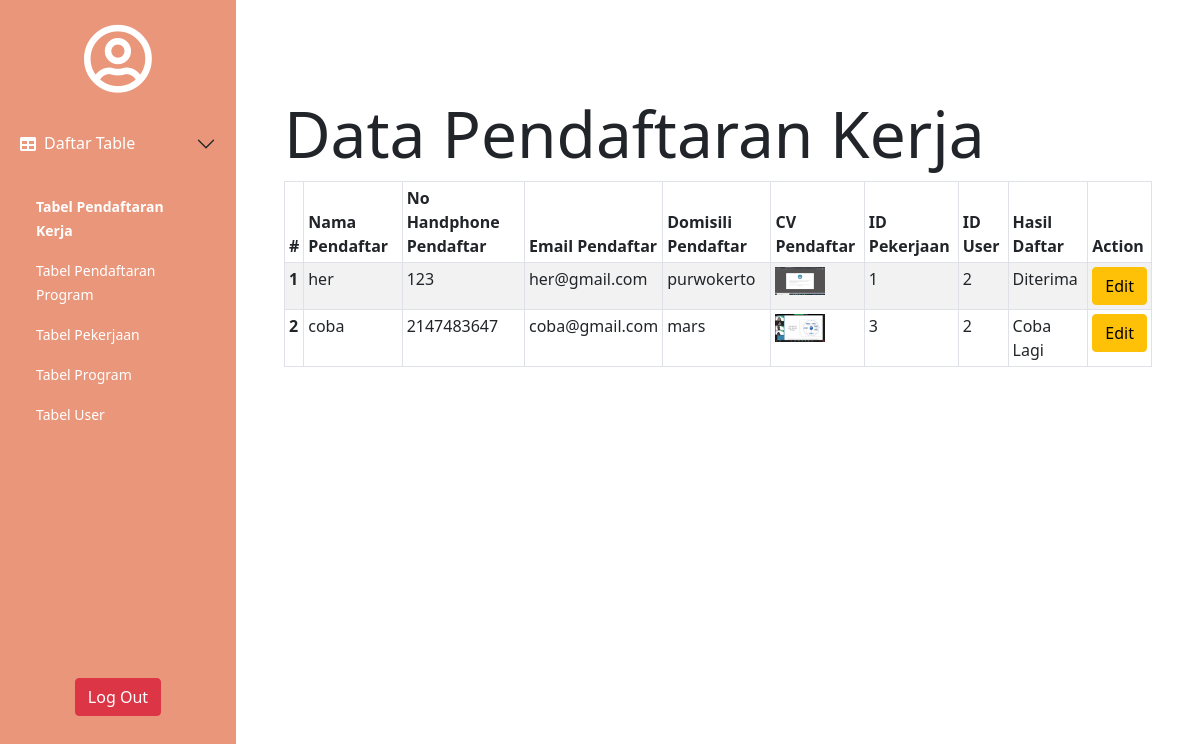
Page /admin/home.php on the committed database.
### tables this page shows
CREATE TABLE `daftar_kerja` (
  `id` int(12) NOT NULL,
  `nama` varchar(255) DEFAULT NULL,
  `email` varchar(255) DEFAULT NULL,
  `no_hp` int(15) DEFAULT NULL,
  `domisili` varchar(255) DEFAULT NULL,
  `cv` varchar(255) DEFAULT NULL,
  `job_id` int(12) DEFAULT NULL,
  `user_id` int(12) DEFAULT NULL,
  `hasil` varchar(255) DEFAULT 'Pending'
);

### admin/home.php (the view, shortened to what this page needs)
<?php
include 'admin_config.php';
$sql = "SELECT * FROM daftar_kerja";
$select = mysqli_query($conn,$sql);
$i = 1;
?>
<!doctype html>
	<html lang="en">
	<head>
		<link href="https://cdn.jsdelivr.net/npm/bootstrap@5.0.2/dist/css/bootstrap.min.css" rel="stylesheet">
		<link rel="stylesheet" href="https://use.fontawesome.com/releases/v5.7.0/css/all.css">
	</head>
	<body>
		<div class="d-flex">
			<div id="sidebar">
				<div class="text-center p-4">
					<i class="far fa-user-circle" style="font-size: 70px;"></i>
				</div>
				<div style="min-height: 70vh;">
					<div class="accordion-item" style="background-color: darksalmon; border: 0;">
						<h2 class="accordion-header" id="headingTwo">
							<button class="accordion-button collapsed" type="button" data-bs-toggle="collapse" data-bs-target="#collapseTwo" aria-expanded="false" aria-controls="collapseTwo" style="background-color: darksalmon; color:white;">
								<i class="fas fa-table pe-2"></i> Daftar Table
							</button>
						</h2>
						<div id="collapseTwo" class="accordion-collapse collapse show" aria-labelledby="headingTwo" data-bs-parent="#accordionExample">
							<div class="accordion-body" >
								<ul class="list-group">
									<li class="list-group-item"><a href="home.php" class="tabel fw-bold">Tabel Pendaftaran Kerja</a></li>
									<li class="list-group-item"><a href="daftar_program.php" class="tabel">Tabel Pendaftaran Program</a></li>
									<li class="list-group-item"><a href="pekerjaan.php" class="tabel">Tabel Pekerjaan</a></li>
									<li class="list-group-item"><a href="program.php" class="tabel">Tabel Program</a></li>
									<li class="list-group-item"><a href="user.php" class="tabel">Tabel User</a></li>
								</ul>
							</div>
						</div>
					</div>
				</div>
				<div class="text-center">
					<a href="../config.php?logout=yes" class="btn btn-danger">Log Out</a>
				</div>
			</div>
			<div class="container p-5 mt-5">
				<h1 class="display-3">Data Pendaftaran Kerja</h1>
				<table id="dtBasicExample" class="table table-striped table-bordered table-sm" cellspacing="0" width="100%">
					<thead>
						<tr>
							<th scope="col">#</th>
							<th scope="col">Nama Pendaftar</th>
							<th scope="col">No Handphone Pendaftar</th>
							<th scope="col">Email Pendaftar</th>
							<th scope="col">Domisili Pendaftar</th>
							<th scope="col">CV Pendaftar</th>
							<th scope="col">ID Pekerjaan</th>
							<th scope="col">ID User</th>
							<th scope="col">Hasil Daftar</th>
							<th scope="col">Action</th>
						</tr>
					</thead>
					<tbody>
						<?php foreach ($select as $key): ?>
							<tr>
								<th scope="row"><?=$i++?></th>
								<td><?=$key['nama']?></td>
								<td><?=$key['no_hp']?></td>
								<td><?=$key['email']?></td>
								<td><?=$key['domisili']?></td>
								<td><img src="../img/foto-cv/<?=$key['cv']?>" style="max-width: 50px;"></td>
								<td><?=$key['job_id']?></td>
								<td><?=$key['user_id']?></td>
								<td><?=$key['hasil']?></td>
								<td>
									<a class="btn btn-warning" href="update.php?kategori=daftar_kerja&id=<?=$key['id']?>">Edit</a>
								</td>
							</tr>
						<?php endforeach ?>
					</tbody>
				</table>
			</div>
		</div>
	</body>
	</html>

### admin/home.php (style rules this page uses)
div#sidebar { min-height: 100vh; width: 300px; background-color: darksalmon; color: #fff; }
.list-group-item { background-color: darksalmon; border: 0; color: #fff; }
.tabel { text-decoration: none; color: #fff; font-size: 14px; }

### rows in the picture
daftar_kerja: nama "her", no_hp "123", email "her@gmail.com", domisili "purwokerto", cv (picture), job "1", user "2", hasil "Diterima"
daftar_kerja: nama "coba", no_hp "2147483647", email "coba@gmail.com", domisili "mars", cv (picture), job "3", user "2", hasil "Coba Lagi"
